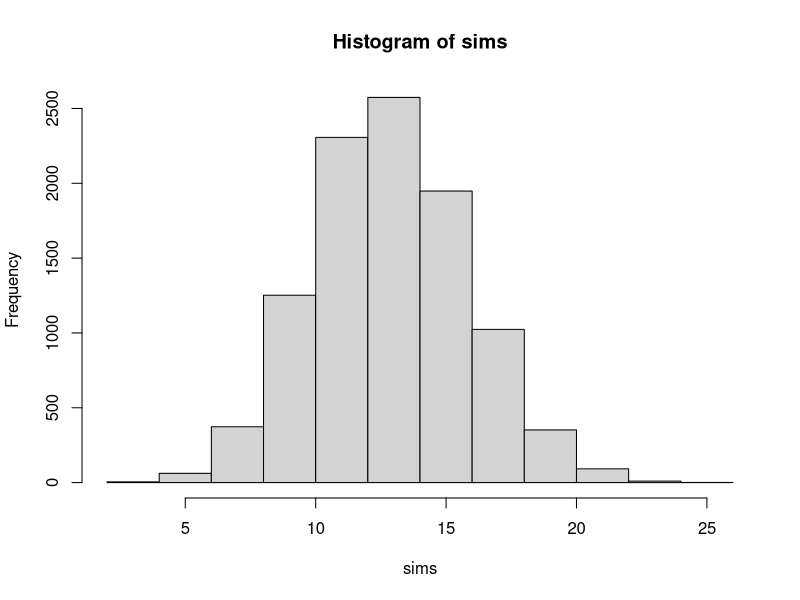

Source code (R):


sample(0:1, size = 10, prob = c(2/6, 4/6), replace = TRUE)


data <- c(rep(0,21), rep(1, 19))


trail1 <- table(replicate(10000, {
  mean(sample(0:1, size = 1, prob = c(2/6, 4/6), replace = TRUE))
}))




trial2 <- table(replicate(10000, {
  mean(sample(0:1, size = 1, prob = c(4/6, 2/6), replace = TRUE))
}))

trail1 + trial2



#data
#zeros <- 27
#ones <- 13

dataVector <- c(rep(0,27), rep(1, 13))


#Lets simulate what would happen with X spies and N-X agents

sims <- replicate(10000, {
spies <- 4
agents <- 0



spiesNumbers <- sample(0:1, size = 10*spies, prob = c(2/3, 1/3), replace = TRUE)

agentsNumbers <- sample(0:1, size = 10*agents, prob = c(1/3, 2/3), replace = TRUE)

sum(c(spiesNumbers, agentsNumbers))
})


hist(sims)

#Calculate a p-value for test stat = 13 (actual numbers of 1's)

mean(sims <= 13)*2
#very plausible that 4 spies



